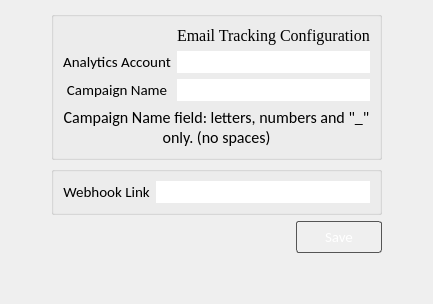
      <widget class="QWidget" name="tab">
       <attribute name="title">
        <string>Configuration</string>
       </attribute>
       <layout class="QGridLayout" name="gridLayout_15">
        <item row="2" column="1" colspan="2">
         <widget class="QGroupBox" name="groupBox_9">
          <property name="maximumSize">
           <size>
            <width>16777215</width>
            <height>16777212</height>
           </size>
          </property>
          <property name="font">
           <font>
            <family>Calibri</family>
            <pointsize>13</pointsize>
           </font>
          </property>
          <property name="styleSheet">
           <string notr="true"/>
          </property>
          <property name="title">
           <string/>
          </property>
          <layout class="QGridLayout" name="gridLayout_14">
           <item row="1" column="0">
            <widget class="QLabel" name="label_7">
             <property name="font">
              <font>
               <family>Calibri</family>
               <pointsize>11</pointsize>
              </font>
             </property>
             <property name="text">
              <string>Analytics Account</string>
             </property>
             <property name="alignment">
              <set>Qt::AlignCenter</set>
             </property>
            </widget>
           </item>
           <item row="6" column="0" colspan="2" alignment="Qt::AlignVCenter">
            <widget class="QLabel" name="label_valid_input">
             <property name="font">
              <font>
               <family>Calibri</family>
               <pointsize>12</pointsize>
              </font>
             </property>
             <property name="text">
              <string>Campaign Name field: letters, numbers and &quot;_&quot; only. (no spaces)</string>
             </property>
             <property name="alignment">
              <set>Qt::AlignCenter</set>
             </property>
             <property name="wordWrap">
              <bool>true</bool>
             </property>
            </widget>
           </item>
           <item row="3" column="0">
            <widget class="QLabel" name="label_8">
             <property name="font">
              <font>
               <family>Calibri</family>
               <pointsize>11</pointsize>
              </font>
             </property>
             <property name="text">
              <string>Campaign Name</string>
             </property>
             <property name="alignment">
              <set>Qt::AlignCenter</set>
             </property>
            </widget>
           </item>
           <item row="3" column="1">
            <widget class="QLineEdit" name="lineEdit_email_tracking_campaign_name">
             <property name="font">
              <font>
               <family>Calibri</family>
               <pointsize>11</pointsize>
              </font>
             </property>
             <property name="styleSheet">
              <string notr="true">background-color: rgb(255, 255, 255);</string>
             </property>
             <property name="frame">
              <bool>false</bool>
             </property>
             <property name="clearButtonEnabled">
              <bool>true</bool>
             </property>
            </widget>
           </item>
           <item row="0" column="1" alignment="Qt::AlignHCenter|Qt::AlignVCenter">
            <widget class="QLabel" name="label_9">
             <property name="font">
              <font>
               <family>Times New Roman</family>
               <pointsize>12</pointsize>
              </font>
             </property>
             <property name="text">
              <string>Email Tracking Configuration</string>
             </property>
            </widget>
           </item>
           <item row="1" column="1">
            <widget class="QLineEdit" name="lineEdit_email_tracking_analytics_account">
             <property name="font">
              <font>
               <family>Calibri</family>
               <pointsize>11</pointsize>
              </font>
             </property>
             <property name="styleSheet">
              <string notr="true">background-color: rgb(255, 255, 255);</string>
             </property>
             <property name="frame">
              <bool>false</bool>
             </property>
             <property name="clearButtonEnabled">
              <bool>true</bool>
             </property>
            </widget>
           </item>
          </layout>
         </widget>
        </item>
        <item row="4" column="2">
         <widget class="QPushButton" name="pushButton_configuration_save">
          <property name="enabled">
           <bool>true</bool>
          </property>
          <property name="maximumSize">
           <size>
            <width>100</width>
            <height>100</height>
           </size>
          </property>
          <property name="font">
           <font>
            <family>Calibri</family>
            <pointsize>11</pointsize>
           </font>
          </property>
          <property name="styleSheet">
           <string notr="true">QPushButton {
    border: 1px solid #555;
    border-radius: 3px;
    border-style: Solid;
    background: qradialgradient(
        cx: 0.3, cy: -0.4, fx: 0.3, fy: -0.4,
        radius: 1.35, stop: 0 #e5e5e5, stop: 1 #4B7DAD
        );
    padding: 5px 28px;
	color: rgb(255, 255, 255);
    }

QPushButton:hover {
    background: qradialgradient(
        cx: 0.3, cy: -0.4, fx: 0.3, fy: -0.4,
        radius: 1.35, stop: 0 #e5e5e5, stop: 1 #709fb0
        );
    }

QPushButton:pressed {
    border-style: inset;
    background: qradialgradient(
        cx: 0.4, cy: -0.1, fx: 0.4, fy: -0.1,
        radius: 1.35, stop: 0 #e5e5e5, stop: 1 #79d70f
        );
    }</string>
          </property>
          <property name="text">
           <string>Save</string>
          </property>
         </widget>
        </item>
        <item row="4" column="1">
         <spacer name="horizontalSpacer_3">
          <property name="orientation">
           <enum>Qt::Horizontal</enum>
          </property>
          <property name="sizeHint" stdset="0">
           <size>
            <width>40</width>
            <height>20</height>
           </size>
          </property>
         </spacer>
        </item>
        <item row="2" column="0">
         <spacer name="horizontalSpacer_4">
          <property name="orientation">
           <enum>Qt::Horizontal</enum>
          </property>
          <property name="sizeHint" stdset="0">
           <size>
            <width>40</width>
            <height>20</height>
           </size>
          </property>
         </spacer>
        </item>
        <item row="4" column="3">
         <spacer name="horizontalSpacer_5">
          <property name="orientation">
           <enum>Qt::Horizontal</enum>
          </property>
          <property name="sizeHint" stdset="0">
           <size>
            <width>40</width>
            <height>20</height>
           </size>
          </property>
         </spacer>
        </item>
        <item row="6" column="2">
         <spacer name="verticalSpacer_3">
          <property name="orientation">
           <enum>Qt::Vertical</enum>
          </property>
          <property name="sizeHint" stdset="0">
           <size>
            <width>20</width>
            <height>40</height>
           </size>
          </property>
         </spacer>
        </item>
        <item row="3" column="1" colspan="2">
         <widget class="QGroupBox" name="groupBox_10">
          <property name="title">
           <string/>
          </property>
          <layout class="QGridLayout" name="gridLayout_16">
           <item row="0" column="1">
            <widget class="QLineEdit" name="lineEdit_webhook_link">
             <property name="font">
              <font>
               <family>Calibri</family>
               <pointsize>11</pointsize>
              </font>
             </property>
             <property name="styleSheet">
              <string notr="true">background-color: rgb(255, 255, 255);</string>
             </property>
             <property name="frame">
              <bool>false</bool>
             </property>
             <property name="alignment">
              <set>Qt::AlignLeading|Qt::AlignLeft|Qt::AlignVCenter</set>
             </property>
            </widget>
           </item>
           <item row="0" column="0">
            <widget class="QLabel" name="label_10">
             <property name="font">
              <font>
               <family>Calibri</family>
               <pointsize>11</pointsize>
              </font>
             </property>
             <property name="text">
              <string>Webhook Link</string>
             </property>
             <property name="alignment">
              <set>Qt::AlignCenter</set>
             </property>
            </widget>
           </item>
          </layout>
         </widget>
        </item>
       </layout>
      </widget>
